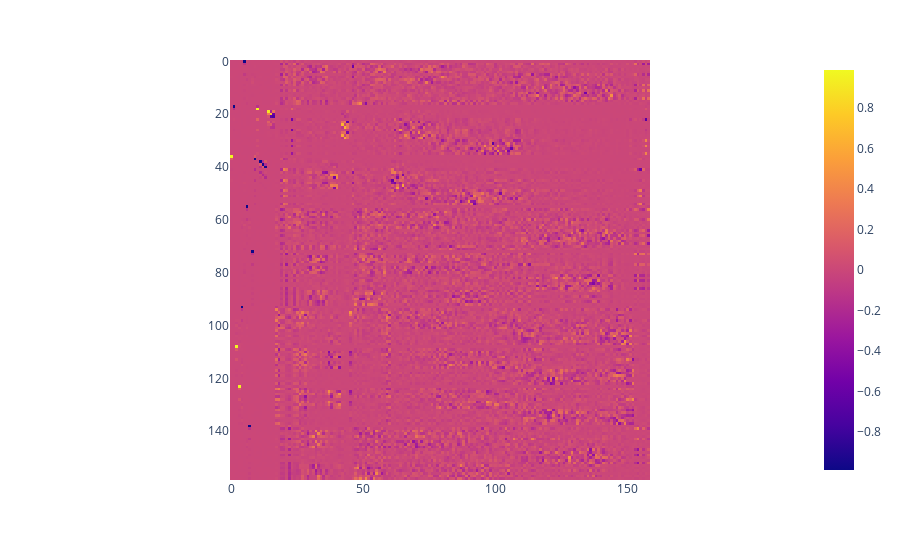

Write notebook code for a chart like this one.
### Code cell
coeff_matrix_test = doc["coeff_matrices"]
coeff_matrix_test = np.array(coeff_matrix_test)
alpha_coeff_matrix_test = coeff_matrix_test[2,0]
sum_square_alpha = np.sum(alpha_coeff_matrix_test**2, axis=1)
print(sum_square_alpha)
# Plot an imshow of the alpha coefficients
fig = px.imshow(alpha_coeff_matrix_test)
fig.show()

### Figure 1 — Plotly figure (JSON) as saved in the notebook; plotly's stock layout.template omitted (floating-point values rounded to 4 significant figures; data arrays with more than 128 entries replaced by an {"elided": "..."} marker saying what was removed)
{"data": [{"coloraxis": "coloraxis", "hovertemplate": "x: %{x}<br>y: %{y}<br>color: %{z}<extra></extra>", "name": "0", "type": "heatmap", "xaxis": "x", "yaxis": "y", "z": {"elided": "159x159 float values"}}], "layout": {"coloraxis": {"colorscale": [[0, "#0d0887"], [0.1111, "#46039f"], [0.2222, "#7201a8"], [0.3333, "#9c179e"], [0.4444, "#bd3786"], [0.5556, "#d8576b"], [0.6667, "#ed7953"], [0.7778, "#fb9f3a"], [0.8889, "#fdca26"], [1, "#f0f921"]]}, "margin": {"t": 60}, "xaxis": {"anchor": "y", "constrain": "domain", "domain": [0, 1], "scaleanchor": "y"}, "yaxis": {"anchor": "x", "autorange": "reversed", "constrain": "domain", "domain": [0, 1]}}}
